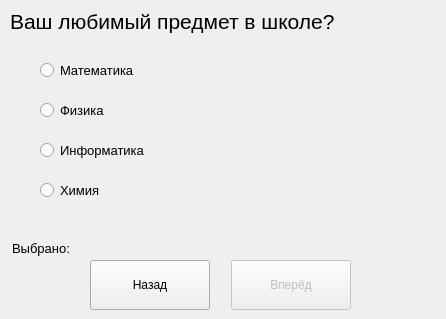
<?xml version="1.0" encoding="UTF-8"?>
<ui version="4.0">
 <class>MainWindow</class>
 <widget class="QMainWindow" name="MainWindow">
  <property name="geometry">
   <rect>
    <x>0</x>
    <y>0</y>
    <width>446</width>
    <height>319</height>
   </rect>
  </property>
  <property name="minimumSize">
   <size>
    <width>446</width>
    <height>319</height>
   </size>
  </property>
  <property name="maximumSize">
   <size>
    <width>446</width>
    <height>319</height>
   </size>
  </property>
  <property name="windowTitle">
   <string>MainWindow</string>
  </property>
  <widget class="QWidget" name="centralwidget">
   <widget class="QPushButton" name="btn_back">
    <property name="geometry">
     <rect>
      <x>90</x>
      <y>260</y>
      <width>120</width>
      <height>50</height>
     </rect>
    </property>
    <property name="font">
     <font>
      <family>Segoe UI</family>
     </font>
    </property>
    <property name="text">
     <string>Назад</string>
    </property>
   </widget>
   <widget class="QLabel" name="label_img">
    <property name="geometry">
     <rect>
      <x>170</x>
      <y>43</y>
      <width>241</width>
      <height>181</height>
     </rect>
    </property>
    <property name="text">
     <string/>
    </property>
   </widget>
   <widget class="QPushButton" name="btn_next">
    <property name="enabled">
     <bool>false</bool>
    </property>
    <property name="geometry">
     <rect>
      <x>231</x>
      <y>260</y>
      <width>120</width>
      <height>50</height>
     </rect>
    </property>
    <property name="font">
     <font>
      <family>Segoe UI</family>
     </font>
    </property>
    <property name="text">
     <string>Вперёд</string>
    </property>
   </widget>
   <widget class="QLabel" name="label_task">
    <property name="geometry">
     <rect>
      <x>10</x>
      <y>6</y>
      <width>331</width>
      <height>31</height>
     </rect>
    </property>
    <property name="font">
     <font>
      <family>Segoe UI</family>
      <pointsize>16</pointsize>
     </font>
    </property>
    <property name="text">
     <string>Ваш любимый предмет в школе?</string>
    </property>
   </widget>
   <widget class="QLabel" name="label_selected">
    <property name="geometry">
     <rect>
      <x>12</x>
      <y>240</y>
      <width>321</width>
      <height>16</height>
     </rect>
    </property>
    <property name="font">
     <font>
      <family>Segoe UI</family>
      <pointsize>10</pointsize>
     </font>
    </property>
    <property name="text">
     <string>Выбрано:</string>
    </property>
   </widget>
   <widget class="QRadioButton" name="radioButton_4">
    <property name="geometry">
     <rect>
      <x>40</x>
      <y>180</y>
      <width>111</width>
      <height>20</height>
     </rect>
    </property>
    <property name="font">
     <font>
      <family>Segoe UI</family>
      <pointsize>10</pointsize>
     </font>
    </property>
    <property name="text">
     <string>Химия</string>
    </property>
   </widget>
   <widget class="QRadioButton" name="radioButton_2">
    <property name="geometry">
     <rect>
      <x>40</x>
      <y>100</y>
      <width>111</width>
      <height>20</height>
     </rect>
    </property>
    <property name="font">
     <font>
      <family>Segoe UI</family>
      <pointsize>10</pointsize>
     </font>
    </property>
    <property name="text">
     <string>Физика</string>
    </property>
   </widget>
   <widget class="QRadioButton" name="radioButton_1">
    <property name="geometry">
     <rect>
      <x>40</x>
      <y>60</y>
      <width>95</width>
      <height>20</height>
     </rect>
    </property>
    <property name="font">
     <font>
      <family>Segoe UI</family>
      <pointsize>10</pointsize>
     </font>
    </property>
    <property name="text">
     <string>Математика</string>
    </property>
   </widget>
   <widget class="QRadioButton" name="radioButton_3">
    <property name="geometry">
     <rect>
      <x>40</x>
      <y>140</y>
      <width>121</width>
      <height>20</height>
     </rect>
    </property>
    <property name="font">
     <font>
      <family>Segoe UI</family>
      <pointsize>10</pointsize>
     </font>
    </property>
    <property name="text">
     <string>Информатика</string>
    </property>
   </widget>
  </widget>
 </widget>
 <resources/>
 <connections/>
</ui>
